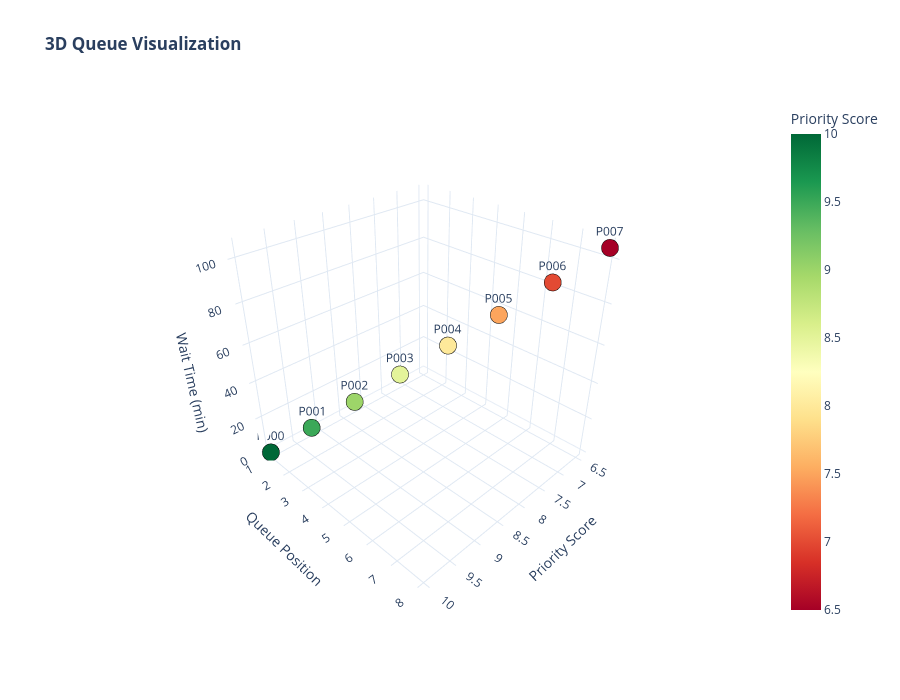
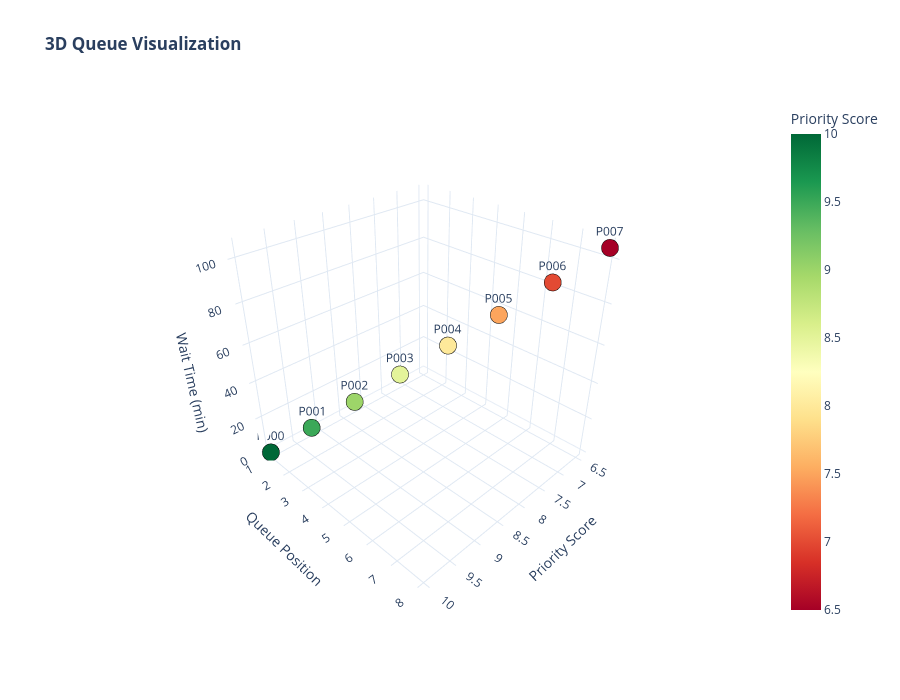

Write notebook code for charts like these, in order.
### Code cell
def visualize_queue_3d():
    cursor = conn.cursor(dictionary=True)
    
    cursor.execute("""
        SELECT 
            pa.patient_id,
            pa.priority_score,
            pa.queue_position,
            pa.estimated_wait_time,
            w.ward_name
        FROM patient_assignments pa
        JOIN wards w ON pa.ward_id = w.ward_id
        WHERE pa.queue_position IS NOT NULL
    """)
    
    queue_data = cursor.fetchall()
    
    if not queue_data:
        # Sample data
        queue_data = [
            {'patient_id': f'P{i:03d}', 
             'priority_score': 10 - i*0.5, 
             'queue_position': i+1, 
             'estimated_wait_time': i*15,
             'ward_name': ['ICU', 'Cardiac Ward', 'General Ward'][i%3]}
            for i in range(8)
        ]
    
    df = pd.DataFrame(queue_data)
    
    # Create 3D scatter
    fig = go.Figure(data=[go.Scatter3d(
        x=df['priority_score'],
        y=df['queue_position'],
        z=df['estimated_wait_time'],
        mode='markers+text',
        marker=dict(
            size=10,
            color=df['priority_score'],
            colorscale='RdYlGn',
            showscale=True,
            colorbar=dict(title="Priority Score"),
            line=dict(color='black', width=1)
        ),
        text=df['patient_id'],
        textposition='top center',
        hovertemplate=
            '<b>%{text}</b><br>' +
            'Priority: %{x}<br>' +
            'Position: %{y}<br>' +
            'Wait: %{z} min<br>' +
            '<extra></extra>'
    )])
    
    fig.update_layout(
        title='<b>3D Queue Visualization</b>',
        scene=dict(
            xaxis_title='Priority Score',
            yaxis_title='Queue Position',
            zaxis_title='Wait Time (min)',
            camera=dict(eye=dict(x=1.5, y=1.5, z=1.3))
        ),
        height=700,
        template='plotly_white'
    )
    
    fig.show()
    print("✅ 3D visualization created - Drag to rotate!")

    return fig

# Run 3D viz
visualize_queue_3d()

### Figure 1 — Plotly figure (JSON) as saved in the notebook; plotly's stock layout.template omitted (floating-point values rounded to 4 significant figures)
{"data": [{"hovertemplate": "<b>%{text}</b><br>Priority: %{x}<br>Position: %{y}<br>Wait: %{z} min<br><extra></extra>", "marker": {"color": [10.0, 9.5, 9.0, 8.5, 8.0, 7.5, 7.0, 6.5], "colorbar": {"title": {"text": "Priority Score"}}, "colorscale": [[0, "rgb(165,0,38)"], [0.1, "rgb(215,48,39)"], [0.2, "rgb(244,109,67)"], [0.3, "rgb(253,174,97)"], [0.4, "rgb(254,224,139)"], [0.5, "rgb(255,255,191)"], [0.6, "rgb(217,239,139)"], [0.7, "rgb(166,217,106)"], [0.8, "rgb(102,189,99)"], [0.9, "rgb(26,152,80)"], [1, "rgb(0,104,55)"]], "line": {"color": "black", "width": 1}, "showscale": true, "size": 10}, "mode": "markers+text", "text": ["P000", "P001", "P002", "P003", "P004", "P005", "P006", "P007"], "textposition": "top center", "type": "scatter3d", "x": [10.0, 9.5, 9.0, 8.5, 8.0, 7.5, 7.0, 6.5], "y": [1, 2, 3, 4, 5, 6, 7, 8], "z": [0, 15, 30, 45, 60, 75, 90, 105]}], "layout": {"height": 700, "scene": {"camera": {"eye": {"x": 1.5, "y": 1.5, "z": 1.3}}, "xaxis": {"title": {"text": "Priority Score"}}, "yaxis": {"title": {"text": "Queue Position"}}, "zaxis": {"title": {"text": "Wait Time (min)"}}}, "title": {"text": "<b>3D Queue Visualization</b>"}}}

### Figure 2 — Plotly figure (JSON) as saved in the notebook; plotly's stock layout.template omitted (floating-point values rounded to 4 significant figures)
{"data": [{"hovertemplate": "<b>%{text}</b><br>Priority: %{x}<br>Position: %{y}<br>Wait: %{z} min<br><extra></extra>", "marker": {"color": [10.0, 9.5, 9.0, 8.5, 8.0, 7.5, 7.0, 6.5], "colorbar": {"title": {"text": "Priority Score"}}, "colorscale": [[0, "rgb(165,0,38)"], [0.1, "rgb(215,48,39)"], [0.2, "rgb(244,109,67)"], [0.3, "rgb(253,174,97)"], [0.4, "rgb(254,224,139)"], [0.5, "rgb(255,255,191)"], [0.6, "rgb(217,239,139)"], [0.7, "rgb(166,217,106)"], [0.8, "rgb(102,189,99)"], [0.9, "rgb(26,152,80)"], [1, "rgb(0,104,55)"]], "line": {"color": "black", "width": 1}, "showscale": true, "size": 10}, "mode": "markers+text", "text": ["P000", "P001", "P002", "P003", "P004", "P005", "P006", "P007"], "textposition": "top center", "type": "scatter3d", "x": [10.0, 9.5, 9.0, 8.5, 8.0, 7.5, 7.0, 6.5], "y": [1, 2, 3, 4, 5, 6, 7, 8], "z": [0, 15, 30, 45, 60, 75, 90, 105]}], "layout": {"height": 700, "scene": {"camera": {"eye": {"x": 1.5, "y": 1.5, "z": 1.3}}, "xaxis": {"title": {"text": "Priority Score"}}, "yaxis": {"title": {"text": "Queue Position"}}, "zaxis": {"title": {"text": "Wait Time (min)"}}}, "title": {"text": "<b>3D Queue Visualization</b>"}}}
